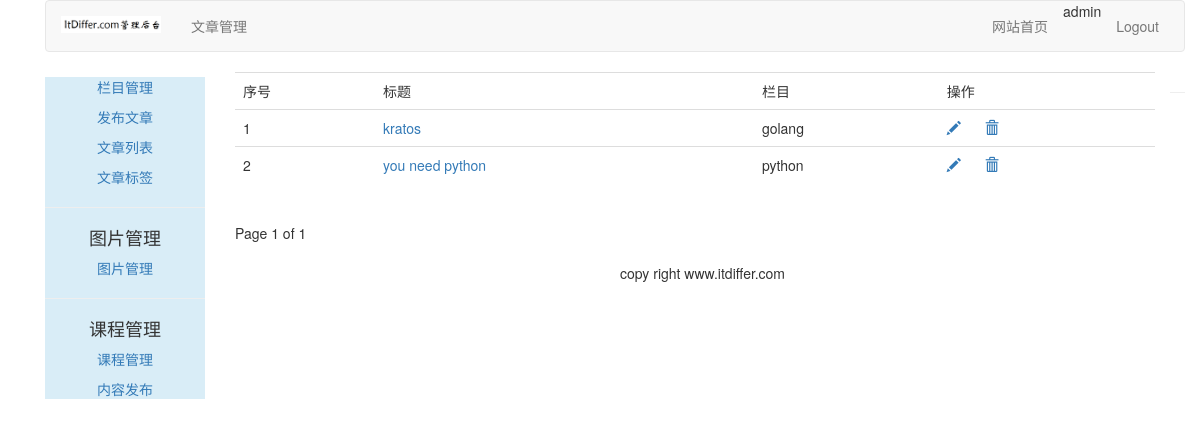
Page /article/article-list/ (signed in) on the committed database.
### article/models.py (models this page shows, shortened)
class ArticlePost(models.Model):
    author = models.ForeignKey(User, on_delete=models.CASCADE, related_name="article")
    title = models.CharField(max_length=200)
    slug = models.SlugField(max_length=500)
    column = models.ForeignKey(ArticleColumn, on_delete=models.CASCADE,related_name="article_column")
    body = models.TextField()
    created = models.DateTimeField(default=timezone.now)
    updated = models.DateTimeField(auto_now=True)
    users_like = models.ManyToManyField(User, related_name="articles_like", blank=True)
    users_unlike = models.ManyToManyField(User, related_name="articles_unlike", blank=True)
    article_tag = models.ManyToManyField(ArticleTag, related_name='article_tag', blank=True)
    class Meta:
        ordering = ("-updated",)
        index_together = (('id', 'slug'),)
    def get_absolute_url(self):
        return reverse("article:article_detail", args=[self.id, self.slug])

class ArticleColumn(models.Model):
    user = models.ForeignKey(User, on_delete=models.CASCADE,related_name='article_column')
    column = models.CharField(max_length=200)
    created = models.DateField(auto_now_add=True)
    def __str__(self):
        return self.column

### article/views.py (the view)
# urls.py: path('article-list/', views.article_list, name="article_list"),
@login_required(login_url='/account/login')
def article_list(request):
    articles_list = ArticlePost.objects.filter(author=request.user)
    paginator = Paginator(articles_list, 10)
    page = request.GET.get('page')
    try:
        current_page = paginator.page(page)
        articles = current_page.object_list
    except PageNotAnInteger:
        current_page = paginator.page(1)
        articles = current_page.object_list
    except EmptyPage:
        current_page = paginator.page(paginator.num_pages)
        articles = current_page.object_list
    return render(request, "article/column/article_list.html",{"articles":articles, "page": current_page})

### home/context_processors.py (called while the page is built)
def add_userinfo_to_context(request):
    if request.user.is_authenticated:
      try:
        userinfo = UserInfo.objects.get(user=request.user)
        if hasattr(request.user, 'userinfo'):
          return {"user":request.user, "userinfo":userinfo}
      except:
        return {"user":request.user}
    else:
      return {"user":request.user}

### templates/article/column/article_list.html (shortened to what this page needs)
{% extends "article/base.html" %}
{% load staticfiles %}
{% block content %}
<div>
    <table class="table table-hover">
        <tr>
            <td>序号</td>
            <td>标题</td>
            <td>栏目</td>
            <td>操作</td>
        </tr>
        {% for article in articles %}
        <tr id={{ article.id }}>
            <td>{{ forloop.counter }}</td>
            <td><a href="{{ article.get_absolute_url }}">{{ article.title }}</a></td>
            <td>{{ article.column }}</td>
            <td>
                <a name="edit" href="{% url 'article:redit_article' article.id %}"><span class="glyphicon glyphicon-pencil"></span></a>
                <a nane="delete" href="javascript:" onclick="del_article(this, {{ article.id }})"><span class="glyphicon glyphicon-trash" style="margin-left:20px;"></span></a>
            </td>
        </tr>
        {% endfor %}
    </table>
    {% include "paginator.html" %}
</div>
{% endblock %}

### templates/article/header.html
{% load staticfiles %}
<div class="container">
    <nav class="navbar navbar-default" role="navigation">
        <div class="navbar-header">
            <a class="navbar-brand" href="http://www.itdiffer.com">
                <img width="100px" src="{% static 'images/backlogo.png' %}">
            </a>
        </div>
        <div>
            <ul class="nav navbar-nav" role="tablist">
                <li><a href="{% url 'article:article_column' %}">文章管理</a></li>
            </ul>
            <ul class="nav navbar-nav navbar-right" style="margin-right:10px">
                <li><a href="{% url 'blog:blog_title' %}">网站首页</a></li>
                <li><span>{{ user.username }}</li>
                <li><a href="{% url 'account:user_logout' %}">Logout</a></li>
            </ul>
        </div>
    </nav>
</div>

### rows in the picture
ArticlePost: title "kratos", column "golang"
ArticlePost: title "you need python", column "python"

### other values in the picture
{{ user.username }} "admin"
{{ page.number }} "1"
{{ page.paginator.num_pages }} "1"
